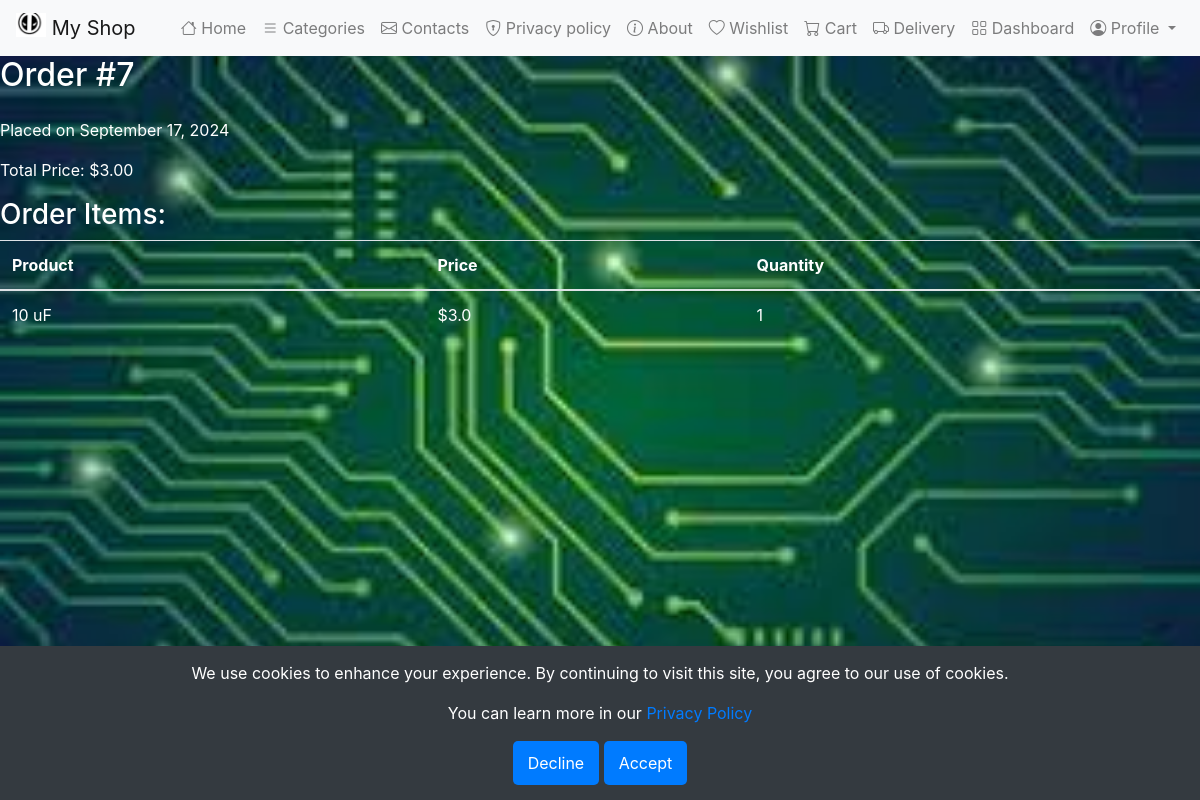
/order/7/ (signed in), run on the app's committed database.
### electronics_shop/electronics/models.py (models this page shows, shortened)
class Order(models.Model):
    MAX_TOTAL_PRICE_DIGITS = 10
    MAX_DECIMAL_PLACES = 2
    user = models.ForeignKey(User, on_delete=models.CASCADE, null=True, blank=True)
    created_at = models.DateTimeField(default=timezone.now)
    total_price = models.DecimalField(max_digits=MAX_TOTAL_PRICE_DIGITS, decimal_places=MAX_DECIMAL_PLACES)
    cart_data = models.JSONField(default=dict)  # To store cart items

### electronics_shop/orders/views.py (the view)
# urls.py: path('<int:order_id>/', order_detail_view, name='order_detail'),
def order_detail_view(request, order_id):
    order = get_object_or_404(Order, id=order_id, user=request.user)
    context = {
        'order': order
    }
    return render(request, 'orders/order_detail.html', context)

### templates/orders/order_detail.html (shortened to what this page needs)
{% extends 'base.html' %}
{% block content %}
<h2 class="mb-4">Order #{{ order.id }}</h2>
<p>Placed on {{ order.created_at|date:"F j, Y" }}</p>
<p>Total Price: ${{ order.total_price }}</p>
<h3>Order Items:</h3>
<table class="table">
    <thead>
        <tr>
            <th>Product</th>
            <th>Price</th>
            <th>Quantity</th>
        </tr>
    </thead>
    <tbody>
        {% for product_id, item in order.cart_data.items %}
        <tr>
            <td>{{ item.name }}</td>
            <td>${{ item.price }}</td>
            <td>{{ item.quantity }}</td>
        </tr>
        {% endfor %}
    </tbody>
</table>
{% endblock %}

### data on the page
Order: id "7", created_at "September 17, 2024", total_price "3.00"

### other printed values
{{ item.name }} "10 uF"
{{ item.price }} "3.0"
{{ item.quantity }} "1"
